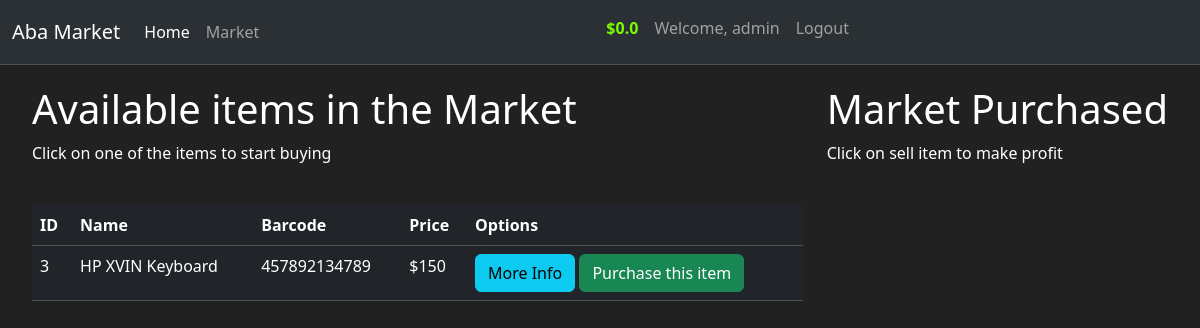
The app's page /market/ (signed in) with its own data.
### app/models.py (models this page shows, shortened)
class Users(db.Model, UserMixin):
    id = db.Column(db.Integer(), primary_key=True, autoincrement=True)
    username = db.Column(db.String(length=30), nullable=False, unique=True)
    email_address = db.Column(db.String(length=255), nullable=False, unique=True)
    password = db.Column(db.String(length=60), nullable=False)
    budget = db.Column(db.Float(), nullable=False, default=0.0)
    items = db.relationship('Items', backref='owned_user', lazy=True)
    @property
    def password1(self):
        return self.password1

class Items(db.Model):
    id = db.Column(db.Integer(), primary_key=True, autoincrement=True)
    name = db.Column(db.String(length=30), nullable=False, unique=True)
    price = db.Column(db.Integer(), nullable=False)
    barcode = db.Column(db.String(length=12), nullable=False)
    description = db.Column(db.String(length=512), nullable=False, unique=True)
    owner = db.Column(db.Integer(), db.ForeignKey('users.id'), )

### app/routes.py (the view, shortened to what this page needs)
@app.route('/market/', methods=['GET', 'POST'])
@login_required
def market():
    purchase_form = PurchasesItemForm()
    if request.method == 'GET':
        items = Items.query.filter_by(owner=None)
        return render_template('market.html', items=items, purchase_form=purchase_form)

### app/models.py (called while the page is built)
@login_manager.user_loader
def load_user(user_id):
    return Users.query.get(int(user_id))

### app/templates/market.html (shortened to what this page needs)
{% extends "base.html" %}
{% block content %}
    <div class="row" style="margin-top: 20px; margin-left: 20px;">
        <div class="col-8">
            <h1>Available items in the Market</h1>
            <p>Click on one of the items to start buying</p>
            <br>
            <table class="table table-hover table-dark">
                <thead>
                    <tr>
                        <th scope="col">ID</th>
                        <th scope="col">Name</th>
                        <th scope="col">Barcode</th>
                        <th scope="col">Price</th>
                        <th scope="col">Options</th>
                    </tr>
                </thead>
                <tbody>
                    {% for item in items %}
                        <tr>
                            <td>{{ item['id'] }}</td>
                            <td>{{ item['name'] }}</td>
                            <td>{{ item['barcode'] }}</td>
                            <td>${{ item['price'] }}</td>
                            <td>
                                <button class="btn btn-outline btn-info" data-bs-toggle="modal" data-bs-target="#Modal-MoreInfo-{{ item.id }}">More Info</button>
                                <button class="btn btn-outline btn-success" data-bs-toggle="modal" data-bs-target="#Modal-PurchasesConfirm-{{ item.id }}">Purchase this item</button>
                            </td>
                        </tr>
                    {% endfor %}
                </tbody>
            </table>
        </div>
        <div class="col-4">
            <h1>Market Purchased</h1>
            <p>Click on sell item to make profit</p>
        </div>
    </div>
{% endblock %}

### app/templates/base.html (shortened to what this page needs)
<!doctype html>
<html lang="en">
  <head>
    <link href="https://cdn.jsdelivr.net/npm/bootstrap@5.3.2/dist/css/bootstrap.min.css" rel="stylesheet">
  </head>
  <body>
    <nav class="navbar navbar-expand-lg bg-body-tertiary bg-dark border-bottom border-body" data-bs-theme="dark">
      <div class="container-fluid">
        <a class="navbar-brand" href="{{ url_for('index') }}">Aba Market</a>
        <div class="collapse navbar-collapse" id="navbarTogglerDemo02">
          <ul class="navbar-nav me-auto mb-2 mb-lg-0">
            <li class="nav-item">
              <a class="nav-link active" aria-current="page" href="{{ url_for('index') }}">Home</a>
            </li>
            <li class="nav-item">
              <a class="nav-link" href="{{ url_for('market') }}">Market</a>
            </li>
          </ul>
            {% if current_user.is_authenticated %}
              <ul class="d-flex navbar-nav me-auto mb-3 mb-lg-2">
                <li class="nav-item">
                  <a class="nav-link" aria-current="page" style="color: lawngreen; font-weight: bold;">${{ current_user.budget }}</a>
                </li>
                <li class="nav-item">
                  <a class="nav-link" aria-current="page">Welcome, {{ current_user.username }}</a>
                </li>
                <li class="nav-item">
                  <a class="nav-link" aria-current="page" href="{{ url_for('logout_page') }}">Logout</a>
                </li>
              </ul>
            {% endif %}
        </div>
      </div>
    </nav>
    {% block content %}{% endblock %}
  </body>
</html>

### app/templates/base.html (style rules this page uses)
body { background-color: #212121; color: white; }

### records on screen
Users: budget "0.0", username "admin"
Items: id "3", name "HP XVIN Keyboard", barcode "457892134789", price "150"
